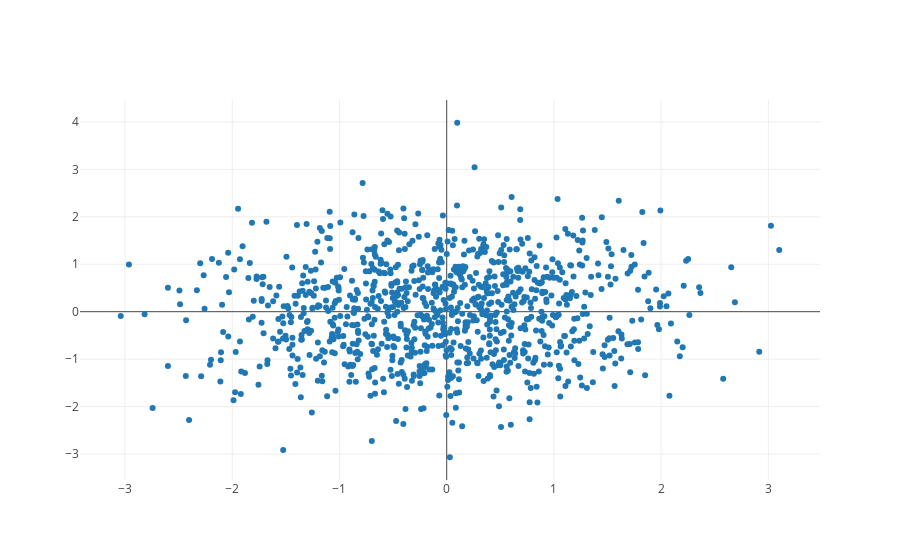

The notebook cell saved with this chart:
### Code cell
from plotly.offline import download_plotlyjs, init_notebook_mode, plot, iplot
import plotly.graph_objs as go
init_notebook_mode(connected=True)

# Create random data with numpy
import numpy as np

N = 1000
random_x = np.random.randn(N)
random_y = np.random.randn(N)

# random_x = [a.x for a in atoms]
# random_y = [a.y for a in atoms]

# Create a trace
trace = go.Scatter(
    x = random_x,
    y = random_y,
    mode = 'markers'
)

data = [trace]

# Plot and embed in ipython notebook!
iplot(data)

### Figure 1 — Plotly figure (JSON) as saved in the notebook; plotly's stock layout.template omitted (floating-point values rounded to 4 significant figures; data arrays with more than 128 entries replaced by an {"elided": "..."} marker saying what was removed)
{"data": [{"mode": "markers", "type": "scatter", "uid": "2d20ed61-4db4-4b5d-b6de-89ce7b7b16d9", "x": {"elided": "1000 float values"}, "y": {"elided": "1000 float values"}}], "layout": {}}
